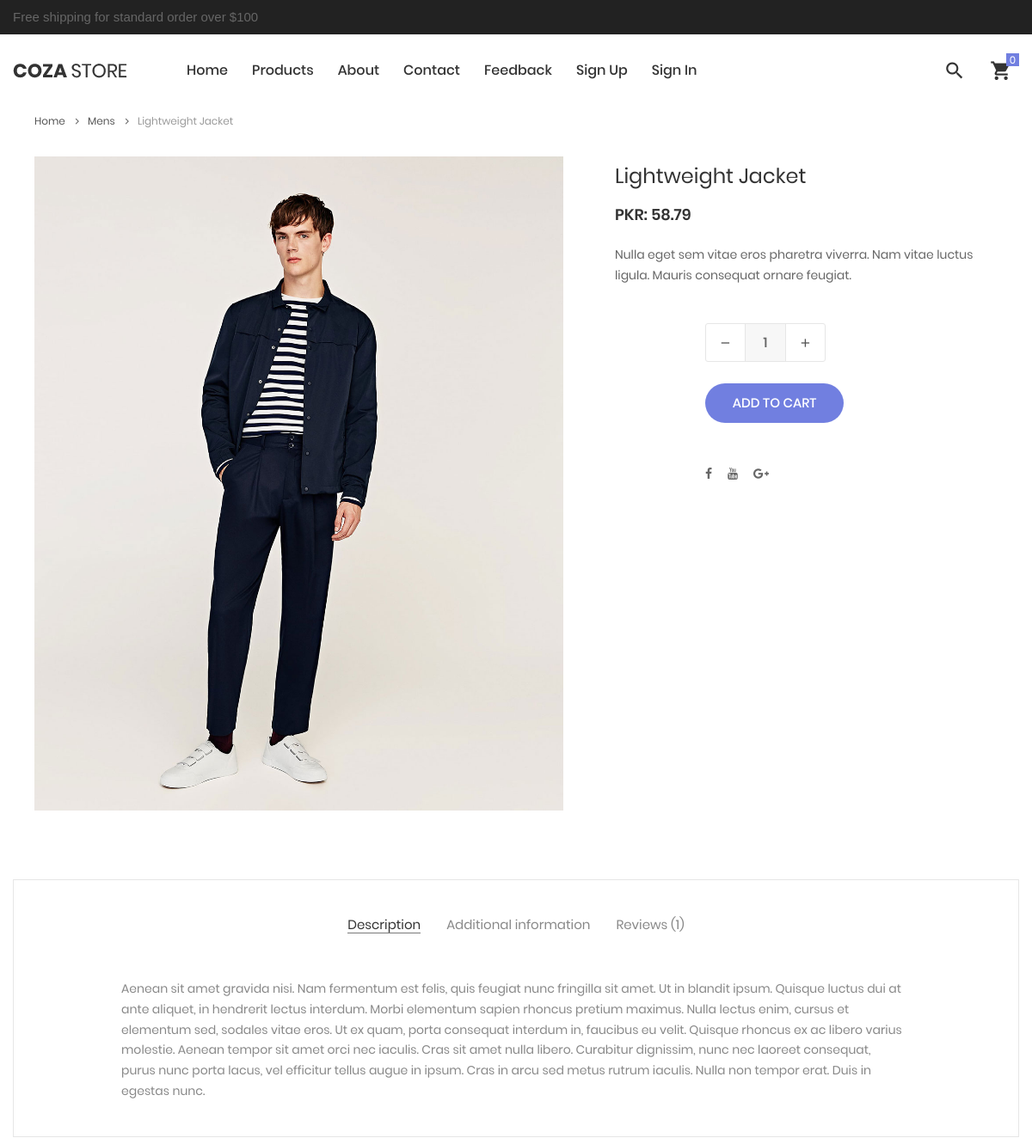
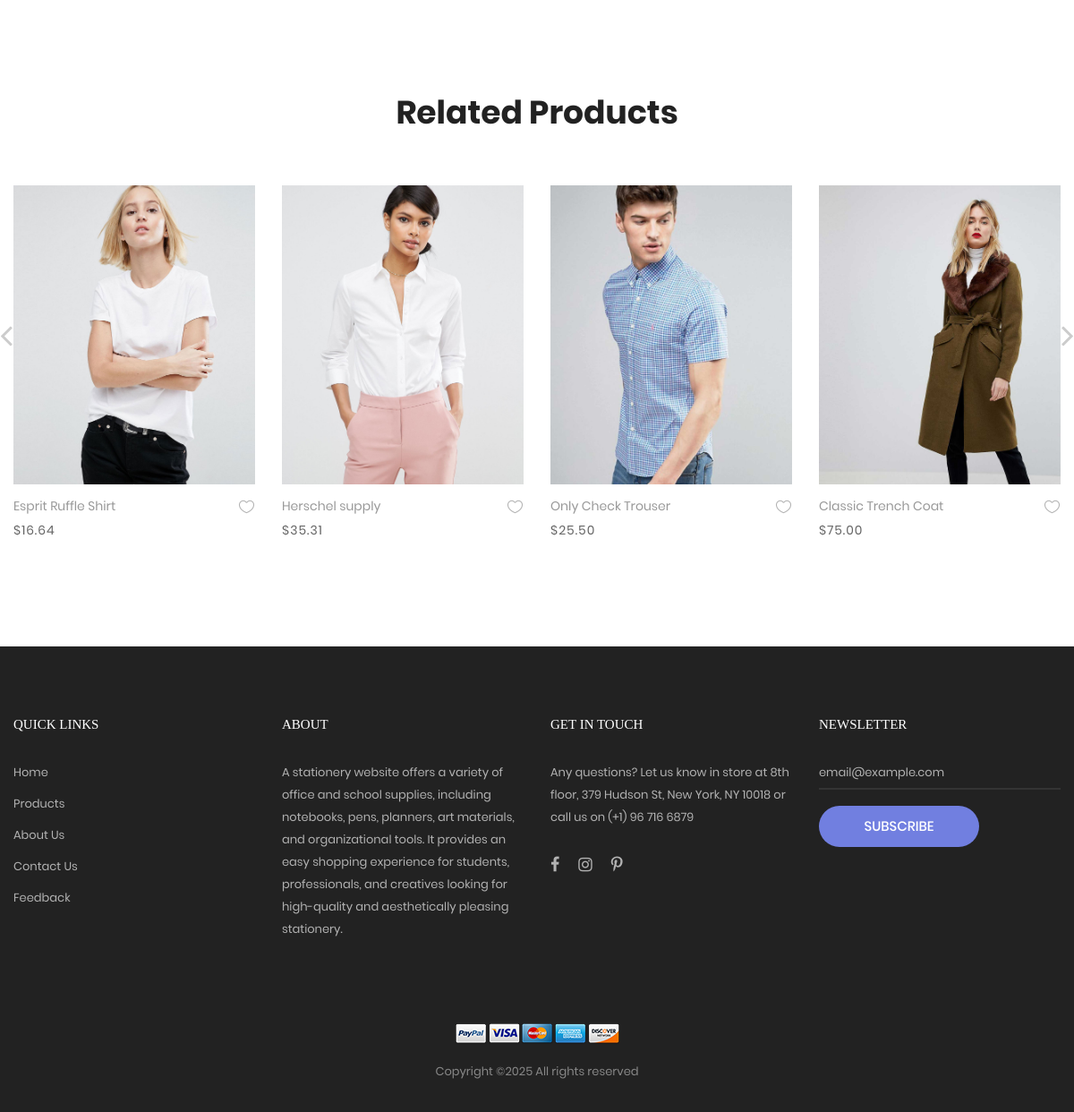
/cozastore/product-detail.php?pid=24, run on the app's committed database (2 pictures, top to bottom).
### tables this page shows
CREATE TABLE `products` (
  `id` int(11) NOT NULL,
  `name` varchar(100) NOT NULL,
  `price` varchar(50) NOT NULL,
  `quantity` varchar(50) NOT NULL,
  `description` varchar(1000) NOT NULL,
  `image` varchar(200) NOT NULL,
  `categoryid` int(11) NOT NULL
);

CREATE TABLE `categories` (
  `ctid` int(11) NOT NULL,
  `name` varchar(100) NOT NULL,
  `image` varchar(200) NOT NULL
);

### cozastore/auth/auth.php (called while the page is built, shortened)
<?php
$proaddress = "../dashmin/img/products/";
?>

### cozastore/product-detail.php (the view, shortened to what this page needs)
<?php
include('components/header.php');
if(isset($_GET['pid'])){
	$pid = $_GET['pid'];
	$query = $pdo ->prepare("SELECT `products`.*, `categories`.`name` as ctname
FROM `products`
	inner JOIN `categories` ON `products`.`categoryid` = `categories`.`ctid` where id = :pid");
	$query ->bindParam("pid",$pid);
	$query->execute();
	$row = $query ->fetch(PDO::FETCH_ASSOC);
}
?>
	<div class="container m-t-60">
		<div class="bread-crumb flex-w p-l-25 p-r-15 p-t-30 p-lr-0-lg">
			<a href="index.php" class="stext-109 cl8 hov-cl1 trans-04">
				Home
				<i class="fa fa-angle-right m-l-9 m-r-10" aria-hidden="true"></i>
			</a>
			<a href="product.php?cid=<?php echo $row['categoryid']?>" class="stext-109 cl8 hov-cl1 trans-04">
			<?php
			echo $row['ctname'];
			?>
				<i class="fa fa-angle-right m-l-9 m-r-10" aria-hidden="true"></i>
			</a>
			<span class="stext-109 cl4">
			<?php
			echo $row['name'];
			?>
			</span>
		</div>
	</div>
	<section class="sec-product-detail bg0 p-t-30  p-b-60">
		<div class="container">
			<div class="row">
				<div class="col-md-6 col-lg-7 p-b-30">
					<div class="p-l-25 p-r-30 p-lr-0-lg">
						<div class="wrap-slick3 flex-sb flex-w">
							<div class="gallery-lb">
								<div class="item-slick3">
									<div class="wrap-pic-w pos-relative">
										<img src="<?php echo $proaddress.$row['image']?>" alt="IMG-PRODUCT">
									</div>
								</div>
							</div>
						</div>
					</div>
				</div>
				<div class="col-md-6 col-lg-5 p-b-30">
					<div class="p-r-50 p-t-5 p-lr-0-lg">
						<h4 class="mtext-105 cl2 js-name-detail p-b-14">
							<?php echo $row['name']?>
						</h4>
						<span class="mtext-106 cl2">
						PKR: <?php echo $row['price']?>
						</span>
						<p class="stext-102 cl3 p-t-23">
						<?php echo $row['description']?>
						</p>
						<div class="p-t-33">
							<form action="" method="post">
							<div class="flex-w flex-r-m p-b-10">
								<div class="size-204 flex-w flex-m respon6-next">
									<div class="wrap-num-product flex-w m-r-20 m-tb-10">
										<div class="btn-num-product-down cl8 hov-btn3 trans-04 flex-c-m">
											<i class="fs-16 zmdi zmdi-minus"></i>
										</div>
										<input class="mtext-104 cl3 txt-center num-product" type="number" name="proquantity" value="1">
										<div class="btn-num-product-up cl8 hov-btn3 trans-04 flex-c-m">
											<i class="fs-16 zmdi zmdi-plus"></i>
										</div>
									</div>
									<button  type="submit" name="AddToCart" class="mt-3 flex-c-m stext-101 cl0 size-101 bg1 bor1 hov-btn1 p-lr-15 trans-04 js-addcart-detail">
										Add to cart
									</button>
								</div>
							</div>
							</form>
						</div>
						<div class="flex-w flex-m p-l-100 p-t-40 respon7">
							<a href="https://www.facebook.com/" class="fs-14 cl3 hov-cl1 trans-04 lh-10 p-lr-5 p-tb-2 m-r-8 tooltip100" data-tooltip="Facebook">
								<i class="fa fa-facebook"></i>
							</a>
							<a href="https://www.youtube.com/" class="fs-14 cl3 hov-cl1 trans-04 lh-10 p-lr-5 p-tb-2 m-r-8 tooltip100" data-tooltip="Youtube">
								<i class="fa fa-youtube"></i>
							</a>
							<a href="https://www.google.com/" class="fs-14 cl3 hov-cl1 trans-04 lh-10 p-lr-5 p-tb-2 m-r-8 tooltip100" data-tooltip="Google Plus">
								<i class="fa fa-google-plus"></i>
							</a>
						</div>
					</div>
				</div>
			</div>
			<div class="bor10 m-t-50 p-t-43 p-b-40">
				<div class="tab01">
					<ul class="nav nav-tabs" role="tablist">
						<li class="nav-item p-b-10">
							<a class="nav-link active" data-toggle="tab" href="#description" role="tab">Description</a>
						</li>
						<li class="nav-item p-b-10">
							<a class="nav-link" data-toggle="tab" href="#information" role="tab">Additional information</a>
						</li>
						<li class="nav-item p-b-10">
							<a class="nav-link" data-toggle="tab" href="#reviews" role="tab">Reviews (1)</a>
						</li>
					</ul>
					<div class="tab-content p-t-43">
						<div class="tab-pane fade show active" id="description" role="tabpanel">
							<div class="how-pos2 p-lr-15-md">
								<p class="stext-102 cl6">
									Aenean sit amet gravida nisi. Nam fermentum est felis, quis feugiat nunc fringilla sit amet. Ut in blandit ipsum. Quisque luctus dui at ante aliquet, in hendrerit lectus interdum. Morbi elementum sapien rhoncus pretium maximus. Nulla lectus enim, cursus et elementum sed, sodales vitae eros. Ut ex quam, porta consequat interdum in, faucibus eu velit. Quisque rhoncus ex ac libero varius molestie. Aenean tempor sit amet orci nec iaculis. Cras sit amet nulla libero. Curabitur dignissim, nunc nec laoreet consequat, purus nunc porta lacus, vel efficitur tellus augue in ipsum. Cras in arcu sed metus rutrum iaculis. Nulla non tempor erat. Duis in egestas nunc.
								</p>
							</div>
						</div>
					</div>
				</div>
			</div>
		</div>
	</section>
	<section class="sec-relate-product bg0 p-t-45 p-b-105">
		<div class="container">
			<div class="p-b-45">
				<h3 class="ltext-106 cl5 txt-center">
					Related Products
				</h3>
			</div>
			<div class="wrap-slick2">
				<div class="slick2">
					<div class="item-slick2 p-l-15 p-r-15 p-t-15 p-b-15">
						<div class="block2">
							<div class="block2-pic hov-img0">
								<img src="images/product-01.jpg" alt="IMG-PRODUCT">
							</div>
							<div class="block2-txt flex-w flex-t p-t-14">
								<div class="block2-txt-child1 flex-col-l ">
									<a href="product-detail.html" class="stext-104 cl4 hov-cl1 trans-04 js-name-b2 p-b-6">
										Esprit Ruffle Shirt
									</a>
									<span class="stext-105 cl3">
										$16.64
									</span>
								</div>
								<div class="block2-txt-child2 flex-r p-t-3">
									<a href="#" class="btn-addwish-b2 dis-block pos-relative js-addwish-b2">
										<img class="icon-heart1 dis-block trans-04" src="images/icons/icon-heart-01.png" alt="ICON">
									</a>
								</div>
							</div>
						</div>
					</div>
					<div class="item-slick2 p-l-15 p-r-15 p-t-15 p-b-15">
						<div class="block2">
							<div class="block2-pic hov-img0">
								<img src="images/product-02.jpg" alt="IMG-PRODUCT">
							</div>
							<div class="block2-txt flex-w flex-t p-t-14">
								<div class="block2-txt-child1 flex-col-l ">
									<a href="product-detail.html" class="stext-104 cl4 hov-cl1 trans-04 js-name-b2 p-b-6">
										Herschel supply
									</a>
									<span class="stext-105 cl3">
										$35.31
									</span>
								</div>
								<div class="block2-txt-child2 flex-r p-t-3">
									<a href="#" class="btn-addwish-b2 dis-block pos-relative js-addwish-b2">
										<img class="icon-heart1 dis-block trans-04" src="images/icons/icon-heart-01.png" alt="ICON">
									</a>
								</div>
							</div>
						</div>
					</div>
					<div class="item-slick2 p-l-15 p-r-15 p-t-15 p-b-15">
						<div class="block2">
							<div class="block2-pic hov-img0">
								<img src="images/product-03.jpg" alt="IMG-PRODUCT">
							</div>
							<div class="block2-txt flex-w flex-t p-t-14">
								<div class="block2-txt-child1 flex-col-l ">
									<a href="product-detail.html" class="stext-104 cl4 hov-cl1 trans-04 js-name-b2 p-b-6">
										Only Check Trouser
									</a>
									<span class="stext-105 cl3">
										$25.50
									</span>
								</div>
								<div class="block2-txt-child2 flex-r p-t-3">
									<a href="#" class="btn-addwish-b2 dis-block pos-relative js-addwish-b2">
										<img class="icon-heart1 dis-block trans-04" src="images/icons/icon-heart-01.png" alt="ICON">
									</a>
								</div>
							</div>
						</div>
					</div>
					<div class="item-slick2 p-l-15 p-r-15 p-t-15 p-b-15">
						<div class="block2">
							<div class="block2-pic hov-img0">
								<img src="images/product-04.jpg" alt="IMG-PRODUCT">
							</div>
							<div class="block2-txt flex-w flex-t p-t-14">
								<div class="block2-txt-child1 flex-col-l ">
									<a href="product-detail.html" class="stext-104 cl4 hov-cl1 trans-04 js-name-b2 p-b-6">
										Classic Trench Coat
									</a>
									<span class="stext-105 cl3">
										$75.00
									</span>
								</div>
								<div class="block2-txt-child2 flex-r p-t-3">
									<a href="#" class="btn-addwish-b2 dis-block pos-relative js-addwish-b2">
										<img class="icon-heart1 dis-block trans-04" src="images/icons/icon-heart-01.png" alt="ICON">
									</a>
								</div>
							</div>
						</div>
					</div>
				</div>
			</div>
		</div>
	</section>
	<?php
include('components/footer.php');
?>

### cozastore/css/main.css (style rules this page uses)
.container { max-width: 1380px; }
@media (max-width: 1600px) { .container { max-width: 1200px; } }
.slick-slide { outline: none !important; }
.wrap-slick2 { position: relative; margin-right: -15px; margin-left: -15px; }
.wrap-slick3 { position: relative; }
.tab01 .nav-tabs { display: -webkit-box; display: -webkit-flex; display: -moz-box; display: -ms-flexbox; display: flex; flex-wrap: wrap; justify-content: center; align-items: center; border: none; }
.tab01 .nav-tabs .nav-item { margin: 0px 15px; }
.tab01 .nav-link { font-family: Poppins-Regular; font-size: 15px; color: #888; line-height: 1.2; padding: 0; border-radius: 0px; border: none; border-bottom: 1px solid transparent; -webkit-transition: all 0.4s; -o-transition: all 0.4s; -moz-transition: all 0.4s; transition: all 0.4s; }
.tab01 .nav-link.active { color: #333; border-color: #797979; }
.wrap-num-product { width: 140px; height: 45px; border: 1px solid #e6e6e6; border-radius: 3px; overflow: hidden; }
.btn-num-product-up, .btn-num-product-down { width: 45px; height: 100%; cursor: pointer; }
.num-product { width: calc(100% - 90px); height: 100%; border-left: 1px solid #e6e6e6; border-right: 1px solid #e6e6e6; background-color: #f7f7f7; }
input.num-product { -moz-appearance: textfield; appearance: none; -webkit-appearance: none; }
.tooltip100 { position: relative; }
.tooltip100::after { content: attr(data-tooltip); font-family: Poppins-Regular; font-size: 12px; color: #888; line-height: 18px; white-space: nowrap; display: block; position: absolute; background: #fff; border: 1px solid #ccc; height: 20px; padding: 0px 8px; top: -35px; left: 50%; -webkit-transform: translateX(-50%); -moz-transform: translateX(-50%); -ms-transform: translateX(-50%); -o-transform: translateX(-50%); transform: translateX(-50%); box-shadow: 0 3px 6px 0px rgba(0,0,0,0.18); -moz-box-shadow: 0 3px 6px 0px rgba(0,0,0,0.18); -webkit-box-shadow: 0 3px 6px 0px rgba(0,0,0,0.18); -o-box-shadow: 0 3px 6px 0px rgba(0,0,0,0.18); -ms-box-shadow: 0 3px 6px 0px rgba(0,0,0,0.18); -webkit-transition: all 0.2s; -o-transition: all 0.2s; -moz-transition: all 0.2s; transition: all 0.2s; visibility: hidden; opacity: 0; }
.block2-pic { position: relative; }
.block2-txt-child1 { width: calc(100% - 30px); }
.block2-txt-child2 { width: 30px; }
.cl0 { color: #fff; }
.cl2 { color: #333; }
.cl3 { color: #666; }
.cl4 { color: #999; }
.cl5 { color: #222; }
.cl6 { color: #888; }
.cl8 { color: #555; }
.stext-101 { font-family: Poppins-Medium; font-size: 15px; line-height: 1.466667; text-transform: uppercase; }
.stext-102 { font-family: Poppins-Regular; font-size: 14px; line-height: 1.7; }
.stext-104 { font-family: Poppins-Regular; font-size: 14px; line-height: 1.466667; }
.stext-105 { font-family: Poppins-Regular; font-size: 14px; line-height: 1.466667; letter-spacing: 1px; }
.stext-109 { font-family: Poppins-Regular; font-size: 12px; line-height: 1.833333; }
.mtext-104 { font-family: Poppins-Medium; font-size: 16px; line-height: 1.6; }
.mtext-105 { font-family: Poppins-Regular; font-size: 24px; line-height: 1.5; }
.mtext-106 { font-family: Poppins-SemiBold; font-size: 18px; line-height: 1.388888; }
.ltext-106 { font-family: Poppins-Bold; font-size: 36px; line-height: 1.2; }
.size-101 { min-width: 161px; height: 46px; }
.size-204 { width: calc(100% - 105px); }
.bg0 { background-color: #fff; }
.bg1 { background-color: #717fe0; }
.bor1 { border-radius: 23px; }
.bor10 { border: 1px solid #e6e6e6; }
.how-pos2 { padding-left: 10.7%; padding-right: 11%; }
.hov-img0 { display: block; overflow: hidden; }
.hov-img0 img { width: 100%; -webkit-transition: transform 0.9s ease; -o-transition: transform 0.9s ease; -moz-transition: transform 0.9s ease; transition: transform 0.9s ease; }

### data on the page
products: categoryid.name "Mens", name "Lightweight Jacket", image (picture), price "58.79", description "Nulla eget sem vitae eros pharetra viverra. Nam vitae luctus ligula. Mauris consequat ornare feugiat."
